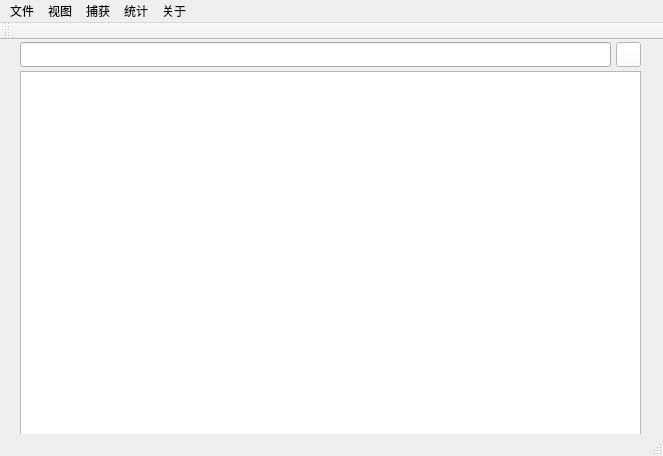
<?xml version="1.0" encoding="UTF-8"?>
<ui version="4.0">
 <class>HomeClass</class>
 <widget class="QMainWindow" name="HomeClass">
  <property name="geometry">
   <rect>
    <x>0</x>
    <y>0</y>
    <width>663</width>
    <height>456</height>
   </rect>
  </property>
  <property name="sizePolicy">
   <sizepolicy hsizetype="Fixed" vsizetype="Fixed">
    <horstretch>0</horstretch>
    <verstretch>0</verstretch>
   </sizepolicy>
  </property>
  <property name="minimumSize">
   <size>
    <width>663</width>
    <height>456</height>
   </size>
  </property>
  <property name="maximumSize">
   <size>
    <width>663</width>
    <height>456</height>
   </size>
  </property>
  <property name="windowTitle">
   <string>网络流量分析软件</string>
  </property>
  <property name="styleSheet">
   <string notr="true"/>
  </property>
  <widget class="QWidget" name="centralWidget">
   <widget class="QLineEdit" name="lineEdit_search">
    <property name="geometry">
     <rect>
      <x>20</x>
      <y>2</y>
      <width>591</width>
      <height>25</height>
     </rect>
    </property>
    <property name="font">
     <font>
      <family>Arial</family>
      <pointsize>13</pointsize>
     </font>
    </property>
    <property name="text">
     <string/>
    </property>
   </widget>
   <widget class="QPushButton" name="btn_search">
    <property name="geometry">
     <rect>
      <x>616</x>
      <y>2</y>
      <width>25</width>
      <height>25</height>
     </rect>
    </property>
    <property name="styleSheet">
     <string notr="true">background-image: url(:/Home/icon/进入.png);
background-color: rgb(255, 255, 255);</string>
    </property>
    <property name="text">
     <string/>
    </property>
   </widget>
   <widget class="QTableWidget" name="tableWidget_search">
    <property name="geometry">
     <rect>
      <x>20</x>
      <y>31</y>
      <width>621</width>
      <height>381</height>
     </rect>
    </property>
    <property name="horizontalScrollBarPolicy">
     <enum>Qt::ScrollBarAlwaysOff</enum>
    </property>
    <property name="editTriggers">
     <set>QAbstractItemView::NoEditTriggers</set>
    </property>
    <property name="selectionBehavior">
     <enum>QAbstractItemView::SelectRows</enum>
    </property>
    <attribute name="horizontalHeaderVisible">
     <bool>true</bool>
    </attribute>
    <attribute name="horizontalHeaderCascadingSectionResizes">
     <bool>true</bool>
    </attribute>
    <attribute name="verticalHeaderVisible">
     <bool>true</bool>
    </attribute>
   </widget>
  </widget>
  <widget class="QToolBar" name="mainToolBar">
   <attribute name="toolBarArea">
    <enum>TopToolBarArea</enum>
   </attribute>
   <attribute name="toolBarBreak">
    <bool>false</bool>
   </attribute>
  </widget>
  <widget class="QStatusBar" name="statusBar"/>
  <widget class="QMenuBar" name="menuBar">
   <property name="geometry">
    <rect>
     <x>0</x>
     <y>0</y>
     <width>663</width>
     <height>18</height>
    </rect>
   </property>
   <widget class="QMenu" name="menu_file">
    <property name="title">
     <string>文件</string>
    </property>
    <addaction name="action_import"/>
    <addaction name="separator"/>
    <addaction name="action_export"/>
    <addaction name="separator"/>
    <addaction name="action_exit"/>
   </widget>
   <widget class="QMenu" name="menu_statistics">
    <property name="title">
     <string>统计</string>
    </property>
    <addaction name="action_chart"/>
   </widget>
   <widget class="QMenu" name="menu_capture">
    <property name="title">
     <string>捕获</string>
    </property>
    <addaction name="action_start"/>
    <addaction name="action_stop"/>
    <addaction name="action_end"/>
   </widget>
   <widget class="QMenu" name="menu_view">
    <property name="title">
     <string>视图</string>
    </property>
    <addaction name="action_filter"/>
    <addaction name="action_unshow"/>
   </widget>
   <widget class="QMenu" name="menu_about">
    <property name="title">
     <string>关于</string>
    </property>
    <addaction name="action_developer"/>
   </widget>
   <addaction name="menu_file"/>
   <addaction name="menu_view"/>
   <addaction name="menu_capture"/>
   <addaction name="menu_statistics"/>
   <addaction name="menu_about"/>
  </widget>
  <action name="action_import">
   <property name="checkable">
    <bool>false</bool>
   </property>
   <property name="text">
    <string>导入数据</string>
   </property>
  </action>
  <action name="action_export">
   <property name="text">
    <string>导出数据</string>
   </property>
  </action>
  <action name="action_start">
   <property name="text">
    <string>开始</string>
   </property>
  </action>
  <action name="action_stop">
   <property name="enabled">
    <bool>false</bool>
   </property>
   <property name="text">
    <string>暂停</string>
   </property>
  </action>
  <action name="action_filter">
   <property name="checkable">
    <bool>true</bool>
   </property>
   <property name="checked">
    <bool>true</bool>
   </property>
   <property name="text">
    <string>过滤器</string>
   </property>
  </action>
  <action name="action_end">
   <property name="enabled">
    <bool>false</bool>
   </property>
   <property name="text">
    <string>结束</string>
   </property>
  </action>
  <action name="action_exit">
   <property name="text">
    <string>退出</string>
   </property>
  </action>
  <action name="action_UDP">
   <property name="text">
    <string>UDP</string>
   </property>
  </action>
  <action name="action_TCP">
   <property name="text">
    <string>TCP</string>
   </property>
  </action>
  <action name="action_ARP">
   <property name="text">
    <string>ARP</string>
   </property>
  </action>
  <action name="action_IPv4">
   <property name="text">
    <string>IPv4</string>
   </property>
  </action>
  <action name="action_IPv6">
   <property name="text">
    <string>IPv6</string>
   </property>
  </action>
  <action name="action_HTTP">
   <property name="text">
    <string>HTTP</string>
   </property>
  </action>
  <action name="action_DHCP">
   <property name="text">
    <string>DHCP</string>
   </property>
  </action>
  <action name="action_DNS">
   <property name="text">
    <string>DNS</string>
   </property>
  </action>
  <action name="action_developer">
   <property name="text">
    <string>开发者</string>
   </property>
  </action>
  <action name="action_chart">
   <property name="text">
    <string>图表</string>
   </property>
  </action>
  <action name="action_IPv4_statistics">
   <property name="text">
    <string>IPv4</string>
   </property>
  </action>
  <action name="action_3">
   <property name="text">
    <string>表格</string>
   </property>
  </action>
  <action name="action_IPv6_statistics">
   <property name="text">
    <string>IPv6</string>
   </property>
  </action>
  <action name="action_unshow">
   <property name="checkable">
    <bool>true</bool>
   </property>
   <property name="checked">
    <bool>false</bool>
   </property>
   <property name="text">
    <string>后台加载</string>
   </property>
  </action>
 </widget>
 <layoutdefault spacing="6" margin="11"/>
 <resources>
  <include location="Home.qrc"/>
 </resources>
 <connections>
  <connection>
   <sender>action_import</sender>
   <signal>triggered()</signal>
   <receiver>HomeClass</receiver>
   <slot>file_import()</slot>
   <hints>
    <hint type="sourcelabel">
     <x>-1</x>
     <y>-1</y>
    </hint>
    <hint type="destinationlabel">
     <x>331</x>
     <y>227</y>
    </hint>
   </hints>
  </connection>
  <connection>
   <sender>action_export</sender>
   <signal>triggered()</signal>
   <receiver>HomeClass</receiver>
   <slot>file_export()</slot>
   <hints>
    <hint type="sourcelabel">
     <x>-1</x>
     <y>-1</y>
    </hint>
    <hint type="destinationlabel">
     <x>331</x>
     <y>227</y>
    </hint>
   </hints>
  </connection>
  <connection>
   <sender>action_exit</sender>
   <signal>triggered()</signal>
   <receiver>HomeClass</receiver>
   <slot>exit()</slot>
   <hints>
    <hint type="sourcelabel">
     <x>-1</x>
     <y>-1</y>
    </hint>
    <hint type="destinationlabel">
     <x>331</x>
     <y>227</y>
    </hint>
   </hints>
  </connection>
  <connection>
   <sender>action_filter</sender>
   <signal>triggered()</signal>
   <receiver>HomeClass</receiver>
   <slot>view_filter()</slot>
   <hints>
    <hint type="sourcelabel">
     <x>-1</x>
     <y>-1</y>
    </hint>
    <hint type="destinationlabel">
     <x>331</x>
     <y>227</y>
    </hint>
   </hints>
  </connection>
  <connection>
   <sender>action_start</sender>
   <signal>triggered()</signal>
   <receiver>HomeClass</receiver>
   <slot>capture_start()</slot>
   <hints>
    <hint type="sourcelabel">
     <x>-1</x>
     <y>-1</y>
    </hint>
    <hint type="destinationlabel">
     <x>331</x>
     <y>227</y>
    </hint>
   </hints>
  </connection>
  <connection>
   <sender>action_stop</sender>
   <signal>triggered()</signal>
   <receiver>HomeClass</receiver>
   <slot>capture_stop()</slot>
   <hints>
    <hint type="sourcelabel">
     <x>-1</x>
     <y>-1</y>
    </hint>
    <hint type="destinationlabel">
     <x>331</x>
     <y>227</y>
    </hint>
   </hints>
  </connection>
  <connection>
   <sender>action_end</sender>
   <signal>triggered()</signal>
   <receiver>HomeClass</receiver>
   <slot>capture_end()</slot>
   <hints>
    <hint type="sourcelabel">
     <x>-1</x>
     <y>-1</y>
    </hint>
    <hint type="destinationlabel">
     <x>331</x>
     <y>227</y>
    </hint>
   </hints>
  </connection>
  <connection>
   <sender>action_developer</sender>
   <signal>triggered()</signal>
   <receiver>HomeClass</receiver>
   <slot>about()</slot>
   <hints>
    <hint type="sourcelabel">
     <x>-1</x>
     <y>-1</y>
    </hint>
    <hint type="destinationlabel">
     <x>331</x>
     <y>227</y>
    </hint>
   </hints>
  </connection>
  <connection>
   <sender>action_chart</sender>
   <signal>triggered()</signal>
   <receiver>HomeClass</receiver>
   <slot>statistics_chart()</slot>
   <hints>
    <hint type="sourcelabel">
     <x>-1</x>
     <y>-1</y>
    </hint>
    <hint type="destinationlabel">
     <x>331</x>
     <y>227</y>
    </hint>
   </hints>
  </connection>
  <connection>
   <sender>action_IPv6_statistics</sender>
   <signal>triggered()</signal>
   <receiver>HomeClass</receiver>
   <slot>statistics_IPv6()</slot>
   <hints>
    <hint type="sourcelabel">
     <x>-1</x>
     <y>-1</y>
    </hint>
    <hint type="destinationlabel">
     <x>331</x>
     <y>227</y>
    </hint>
   </hints>
  </connection>
  <connection>
   <sender>action_IPv4_statistics</sender>
   <signal>triggered()</signal>
   <receiver>HomeClass</receiver>
   <slot>statistics_IPv4()</slot>
   <hints>
    <hint type="sourcelabel">
     <x>-1</x>
     <y>-1</y>
    </hint>
    <hint type="destinationlabel">
     <x>331</x>
     <y>227</y>
    </hint>
   </hints>
  </connection>
 </connections>
 <slots>
  <slot>file_import()</slot>
  <slot>file_export()</slot>
  <slot>file_exit()</slot>
  <slot>view_filter()</slot>
  <slot>capture_start()</slot>
  <slot>capture_end()</slot>
  <slot>capture_stop()</slot>
  <slot>statistics_IPv4()</slot>
  <slot>statistics_IPv6()</slot>
  <slot>statistics_UDP()</slot>
  <slot>statistics_TCP()</slot>
  <slot>statistics_ARP()</slot>
  <slot>statistics_HTTP()</slot>
  <slot>statistics_DHCP()</slot>
  <slot>statistics_DNS()</slot>
  <slot>about()</slot>
  <slot>statistics_chart()</slot>
  <slot>exit()</slot>
  <slot>packet_search()</slot>
 </slots>
</ui>
